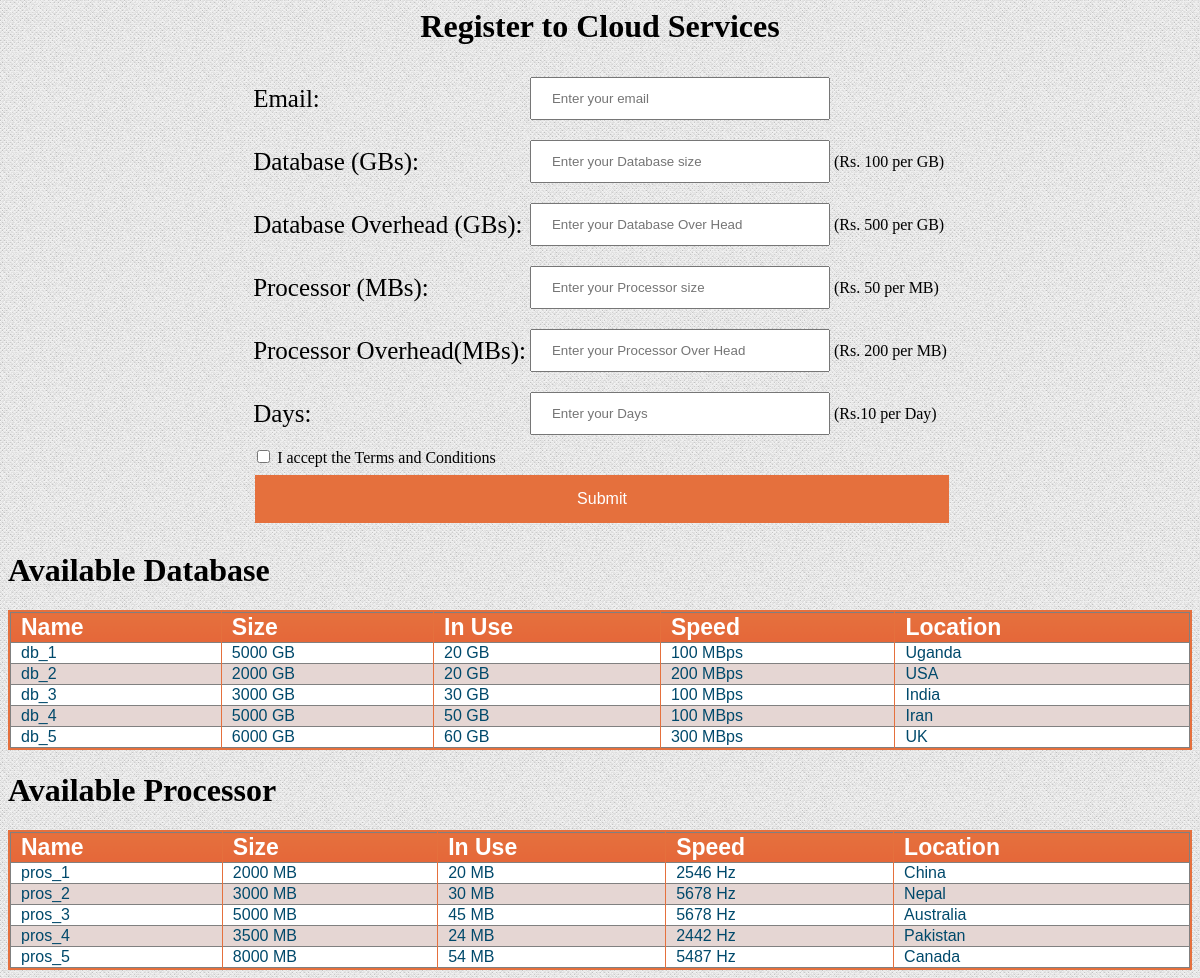
The page /register_resources/index.php on the database its author committed.
### tables this page shows
CREATE TABLE `resourses` (
  `name` varchar(50) NOT NULL,
  `Size` int(11) NOT NULL,
  `inuse` int(11) NOT NULL,
  `speed` int(11) NOT NULL,
  `location` varchar(50) NOT NULL
);

CREATE TABLE `processors` (
  `id` varchar(50) NOT NULL,
  `size` int(11) NOT NULL,
  `speed` int(11) NOT NULL,
  `location` varchar(50) NOT NULL,
  `resv` int(11) NOT NULL
);

### register_resources/index.php (the view, shortened to what this page needs)
<center><h1>Register to Cloud Services</h1></center>
<form action="reqister_me.php" method="POST">
<center>
<table>
	<tr>
		<td style="font-size: 25px;">Email:</td>
		<td width="300px" ><input type="email" name="email" placeholder="Enter your email" required/></td>
		<td></td>
	</tr>
	<tr>
		<td style="font-size: 25px;">Database (GBs): </td>
		<td><input type="text" name="db1" placeholder="Enter your Database size" required/></td>
		<td>(Rs. 100 per GB)		</td>
	</tr>
	<tr>
		<td style="font-size: 25px;">Database Overhead (GBs): </td>
		<td><input type="text" name="db2" placeholder="Enter your Database Over Head" required/> </td>
		<td>(Rs. 500 per GB) </td>
	</tr>
	<tr>
		<td style="font-size: 25px;">Processor (MBs): </td>
		<td><input type="text" name="p1" placeholder="Enter your Processor size" required/> </td>
		<td>(Rs. 50 per MB)</td>
	</tr>
	<tr>
		<td style="font-size: 25px;">Processor Overhead(MBs):	</td>
		<td><input type="text" name="p2" placeholder="Enter your Processor Over Head" required> </td>
		<td>(Rs. 200 per MB) </td>
	</tr>
	<tr>
		<td style="font-size: 25px;">Days:</td>
		<td><input type="text" name="day" placeholder="Enter your Days" required/>
		<td>(Rs.10 per Day)</td>
	</tr>
	<tr style="padding-top: 50px;padding-buttom: 50px;">
		<td colspan='3' ><input id="name"type="checkbox" required> I accept the Terms and Conditions<br></td>
	</tr>
	<tr>
		<td colspan='3' ><input style="  	background-color: #E5703D;
											border: none;
											color: white;
											padding: 15px 32px;
											text-align: center;
											text-decoration: none;
											display: inline-block;
											font-size: 16px;
											margin: 4px 2px;
											cursor: pointer;;
											width:100%"
											class="buttom" type="submit"> 	</td>
	</tr>
</table>
</center>
</form>
<?php
	echo "<h1>Available Database</h1>";
	echo "<div class=\"datagrid\">";
	echo "<table border=\"1\" width=\"100%\">";
	$query="select * from resourses where 1";
	$run=mysql_query($query);
	echo "<thead>";
			echo "<th>Name</th> <th>Size</th> <th>In Use</th> <th>Speed</th> <th>Location</th>";
	echo "</thead>";
	$count = 0;
	while ($row=mysql_fetch_array($run))
	{
		$count++;
		echo $count%2==0?"<tr class=\"alt\">":"<tr>";
			echo "<td>$row[0]</td> <td>$row[1] GB</td> <td>$row[2] GB</td> <td>$row[3] MBps</td> <td>$row[4]</td>";
		echo "</tr>";
	}
	echo "</table>";
	echo "</div>";
	echo "<h1>Available Processor</h1>";
	echo "<div class=\"datagrid\">";
	echo "<table border=\"1\" width=\"100%\">";
	$query="select * from processors where 1";
	$run=mysql_query($query);
	echo "<thead>";
			echo "<th>Name</th> <th>Size</th> <th>In Use</th> <th>Speed</th>  <th>Location</th> ";
	echo "</thead>";
	$count = 0;
	while ($row=mysql_fetch_array($run))
	{
					$count++;
					echo $count%2==0?"<tr class=\"alt\">":"<tr>";
			echo "<td>$row[0]</td> <td>$row[1] MB</td> <td>$row[4] MB</td> <td>$row[2] Hz</td> <td>$row[3]</td> ";
		echo "</tr>";
	}
	echo "</table>";
	echo "</div>";
?>

### register_resources/index.php (style rules this page uses)
.datagrid table { border-collapse:collapse;text-align:left;width:100% }
.datagrid { font:normal 12px/150% Arial,Helvetica,sans-serif;background:#fff;overflow:hidden;border:2px solid #E5703D }
.datagrid table td,.datagrid table th { padding:1px 10px }
.datagrid table thead th { background:-webkit-gradient(linear,left top,left bottom,color-stop(0.05,#E5703D),color-stop(1,#E56739));background:-moz-linear-gradient(center top,#E5703D 5%,#E56739 100%);filter:progid:DXImageTransform.Microsoft.gradient(startColorstr='#E5703D',endColorstr='#E56739');background-color:#E5703D;color:#FFF;font-size:23px;font-weight:700;border-left:1px solid #E5703D }
.datagrid table thead th:first-child { border:none }
.datagrid table tbody td { color:#00496B;border-left:1px solid #E5703D;font-size:16px;font-weight:400 }
.datagrid table tbody .alt td { background:#E5D6D3;color:#00496B }
.datagrid table tbody td:first-child { border-left:none }
.datagrid table tbody tr:last-child td { border-bottom:none }
input[type=email] { width:100%;padding:12px 20px;margin:8px 0;box-sizing:border-box }
input[type=text] { width:100%;padding:12px 20px;margin:8px 0;box-sizing:border-box }

### rows shown on the page
resourses: name "db_1", Size "5000", inuse "20", speed "100", location "Uganda"
resourses: name "db_2", Size "2000", inuse "20", speed "200", location "USA"
resourses: name "db_3", Size "3000", inuse "30", speed "100", location "India"
resourses: name "db_4", Size "5000", inuse "50", speed "100", location "Iran"
resourses: name "db_5", Size "6000", inuse "60", speed "300", location "UK"
processors: id "pros_1", size "2000", resv "20", speed "2546", location "China"
processors: id "pros_2", size "3000", resv "30", speed "5678", location "Nepal"
processors: id "pros_3", size "5000", resv "45", speed "5678", location "Australia"
processors: id "pros_4", size "3500", resv "24", speed "2442", location "Pakistan"
processors: id "pros_5", size "8000", resv "54", speed "5487", location "Canada"
